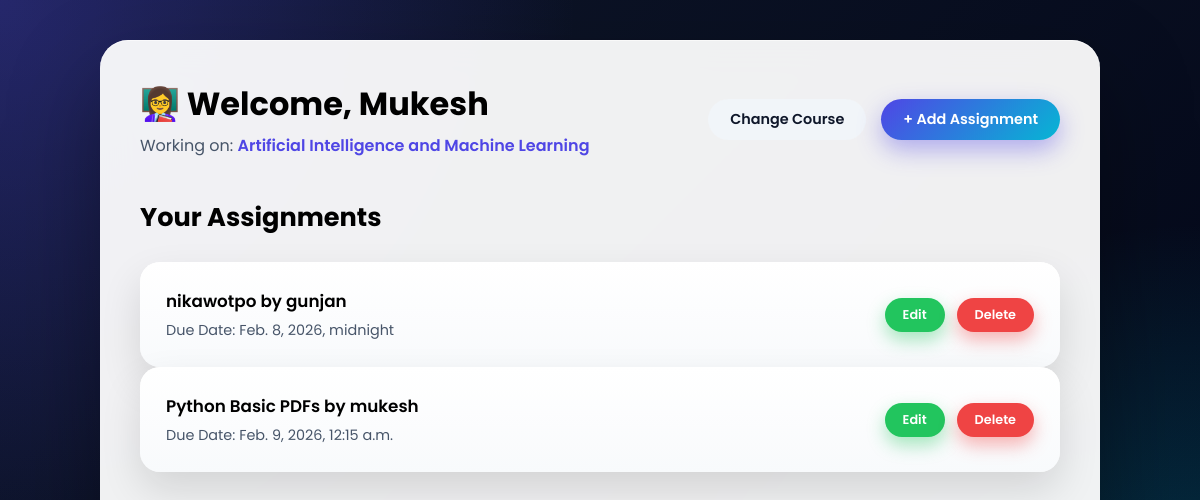
Page /teachers/dashboard/ (signed in) on the earlier database version.
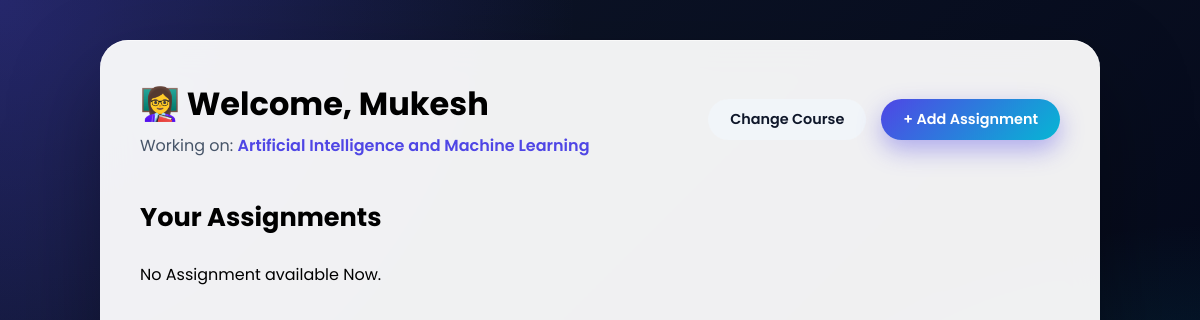
Same page on the later database version.
### assignments/models.py (models this page shows, shortened)
class Assignment(models.Model):
    COURSE_CHOICES = [
        ('AIML', 'Artificial Intelligence and Machine Learning'),
        ('CORE', 'Computer Science Core'),
        ('IT', 'Information Technology'),
        ('ME', 'Mechanical Engineering'),
        ('CE', 'Civil Engineering'),
        ('EE', 'Electrical Engineering')
    ]
    teacher_name = models.ForeignKey(User, on_delete=models.CASCADE)
    course_name = models.CharField(choices=COURSE_CHOICES)
    title = models.CharField(max_length=250)
    assignment = models.FileField(upload_to='assignment_pdfs/')
    due_date = models.DateTimeField()
    created_at = models.DateTimeField(auto_now_add=True)
    updated_at = models.DateTimeField(auto_now=True)

### courses/views.py (the view)
# urls.py: path('dashboard/', views.dashboard, name='dashboard'),
def dashboard(request):
    name = request.user
    course = Course.objects.get(user=name).get_course_display()
    assignments = Assignment.objects.filter(course_name=Course.objects.get(user=name).course)
    context = {
        'name': name.get_full_name().capitalize(),
        'course': course,
        'assignments': assignments,
    }
    return render(request=request, template_name='teacher_home.html', context=context)

### templates/teachers/teacher_home.html (shortened to what this page needs)
{% load static %}
<!DOCTYPE html>
<html lang="en">
<head>
    <link rel="stylesheet" href="{% static 'css/teacher_home.css' %}">
</head>
<body>
    <div class="dashboard-wrapper">
        <header class="dashboard-header">
            <div class="teacher-info">
                <h1>👩‍🏫 Welcome, {{name}} </h1>
                <p>Working on: <span>{{course}}</span></p>
            </div>
            <div class="header-actions">
                <a href="{% url 'teachers' %}">
                    <button class="secondary-btn">Change Course</button>
                </a>
                <a href="{% url 'add_assignments' %}">
                    <button class="primary-btn">+ Add Assignment</button>
                </a>
            </div>
        </header>
        <section class="assignments-section">
            <h2>Your Assignments</h2>
            {% if assignments %}
                {% for assignment in assignments %}
                    <div class="assignment-grid">
                        <div class="assignment-card">
                            <div class="assignment-info">
                                <h3>{{assignment.title}} by {{assignment.teacher_name.get_full_name}}</h3>
                                <p>Due Date: {{assignment.due_date}}</p>
                            </div>
                            <div class="assignment-actions">
                                <a href="{% url 'edit_assignments' assignment.pk %}">
                                    <button class="edit-btn">Edit</button>
                                </a>
                                <a href="{% url 'delete_assignments' assignment.pk %}">
                                    <button class="delete-btn">Delete</button>
                                </a>
                            </div>
                        </div>
                    </div>
                {% endfor %}
            {% else %}
                <p>No Assignment available Now.</p>
            {% endif %}
        </section>
    </div>
</body>
</html>

### portal_system/static/css/teacher_home.css (style rules this page uses)
* { margin: 0; padding: 0; box-sizing: border-box; font-family: "Poppins", sans-serif; }
body { min-height: 100vh; background: radial-gradient(circle at top left, rgba(79,70,229,0.35), transparent 40%), radial-gradient(circle at bottom right, rgba(6,182,212,0.35), transparent 40%), linear-gradient(135deg, #0f172a, #020617); display: flex; justify-content: center; padding: 40px 20px; }
.dashboard-wrapper { width: 100%; max-width: 1000px; background: rgba(255,255,255,0.94); backdrop-filter: blur(18px); border-radius: 28px; padding: 40px; box-shadow: 0 40px 90px rgba(0,0,0,0.35), inset 0 1px 0 rgba(255,255,255,0.6); animation: fadeIn 0.8s ease forwards; }
.dashboard-header { display: flex; justify-content: space-between; align-items: center; margin-bottom: 40px; gap: 20px; }
.teacher-info h1 { font-size: 2rem; font-weight: 700; }
.teacher-info p { color: #475569; margin-top: 5px; }
.teacher-info span { color: #4f46e5; font-weight: 600; }
.header-actions { display: flex; gap: 15px; }
.primary-btn, .secondary-btn { padding: 10px 22px; border-radius: 999px; border: none; cursor: pointer; font-size: 0.9rem; font-weight: 600; transition: transform 0.25s, box-shadow 0.25s; }
.primary-btn { background: linear-gradient(135deg, #4f46e5, #06b6d4); color: white; box-shadow: 0 10px 25px rgba(79,70,229,0.4); }
.secondary-btn { background: #f1f5f9; color: #0f172a; }
.assignments-section h2 { font-size: 1.6rem; margin-bottom: 25px; }

Differences in the rows shown:
removed Assignment: title "nikawotpo", teacher_name.get_full_name "gunjan", due_date "Feb. 8, 2026, midnight"
removed Assignment: title "Python Basic PDFs", teacher_name.get_full_name "mukesh", due_date "Feb. 9, 2026, 12:15 a.m."
Other differences:
text now shown: "No Assignment available Now."
